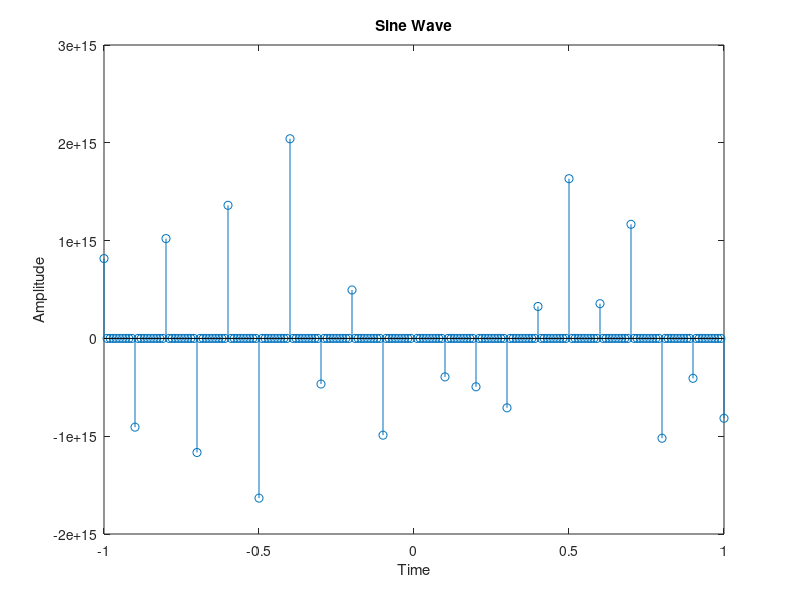

The MATLAB source for this figure:
f=5;
fs=100;
n=-1:1/fs:1;
x=1 ./ sin(2*pi*f*n);
stem(n,x);
title("Sine Wave");
xlabel("Time");
ylabel("Amplitude");
